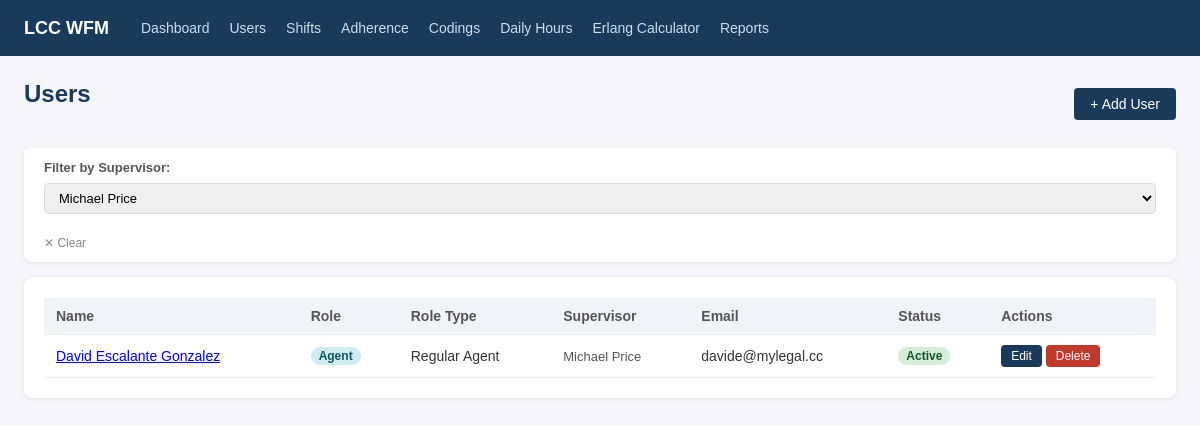
/scheduling/agents/ (signed in), run on the app's committed database.
### scheduling/models.py (models this page shows)
class Agent(models.Model):
    ROLE_CHOICES = [
        ('agent', 'Agent'),
        ('admin', 'Admin'),
    ]
    ROLE_TYPE_CHOICES = [
        ('training', 'Training'),
        ('incubation', 'Incubation'),
        ('regular_agent', 'Regular Agent'),
        ('kill_team', 'Kill Team'),
        ('night_shift', 'Night Shift'),
        ('supervisor', 'Supervisor'),
        ('qa', 'QA'),
        ('cs', 'CS'),
        ('testing', 'Testing'),
        ('sms_email', 'SMS/Email'),
        ('admin_training', 'Training'),
        ('coordinator', 'Coordinator'),
    ]
    STATUS_CHOICES = [
        ('active', 'Active'),
        ('inactive', 'Inactive'),
    ]
    user = models.OneToOneField(User, on_delete=models.CASCADE)
    role = models.CharField(max_length=20, choices=ROLE_CHOICES, default='agent')
    role_type = models.CharField(max_length=20, choices=ROLE_TYPE_CHOICES, blank=True)
    status = models.CharField(max_length=10, choices=STATUS_CHOICES, default='active')
    agent_name = models.CharField(max_length=100, blank=True, help_text="Display/call center name")
    employee_id = models.CharField(max_length=50, blank=True, unique=True, null=True)
    start_date = models.DateField(null=True, blank=True)
    termination_date = models.DateField(null=True, blank=True)
    COUNTRY_CODE_CHOICES = [
        ('+1', '+1 (US/Canada)'),
        ('+52', '+52 (Mexico)'),
    ]
    phone_country_code = models.CharField(max_length=5, choices=COUNTRY_CODE_CHOICES, default='+1', blank=True)
    phone_number = models.CharField(max_length=20, blank=True)
    five9_username = models.CharField(max_length=150, blank=True)
    five9_password = models.CharField(max_length=150, blank=True)
    teams_password = models.CharField(max_length=150, blank=True)
    supervisor = models.ForeignKey(
        'self', null=True, blank=True, on_delete=models.SET_NULL, related_name='direct_reports'
    )
    notes = models.TextField(blank=True)
    def __str__(self):
        return self.agent_name or self.user.get_full_name() or self.user.username

### scheduling/views.py (the view)
# urls.py: path('agents/', views.agent_list, name='agent_list'),
@login_required
def agent_list(request):
    supervisors = Agent.objects.filter(
        role_type='supervisor', status='active'
    ).select_related('user').order_by('user__last_name', 'user__first_name')
    if 'supervisor' in request.GET:
        supervisor_id = request.GET.get('supervisor', '')
        request.session['supervisor_filter'] = supervisor_id
    else:
        supervisor_id = request.session.get('supervisor_filter', '')
    agents = Agent.objects.select_related('user', 'supervisor__user').order_by(
        'user__last_name', 'user__first_name'
    )
    if supervisor_id:
        try:
            agents = agents.filter(supervisor_id=int(supervisor_id))
        except (ValueError, TypeError):
            pass
    return render(request, 'scheduling/agent_list.html', {
        'agents': agents,
        'supervisors': supervisors,
        'selected_supervisor': str(supervisor_id) if supervisor_id else '',
    })

### templates/scheduling/agent_list.html (shortened to what this page needs)
{% extends 'base.html' %}
{% block content %}
<div style="display:flex;justify-content:space-between;align-items:center;margin-bottom:20px;">
    <h1>Users</h1>
    <a href="{% url 'agent_create' %}" class="btn btn-primary">+ Add User</a>
</div>
<div class="card" style="margin-bottom:16px;padding:12px 20px;">
    <form method="get" style="display:flex;align-items:center;gap:8px;flex-wrap:wrap;">
        <label style="margin:0;font-size:13px;color:#555;white-space:nowrap;">Filter by Supervisor:</label>
        <select name="supervisor" onchange="this.form.submit()"
            style="padding:6px 10px;border:1px solid #ddd;border-radius:4px;font-size:13px;">
            {% for sup in supervisors %}
            <option value="{{ sup.pk }}"
                {% if selected_supervisor == sup.pk|stringformat:"s" %}selected{% endif %}>
                {{ sup }}
            </option>
            {% endfor %}
        </select>
        {% if selected_supervisor %}
        <a href="?supervisor=" style="font-size:12px;color:#888;text-decoration:none;">✕ Clear</a>
        {% endif %}
    </form>
</div>
<div class="card">
    <table>
        <thead>
            <tr>
                <th>Name</th>
                <th>Role</th>
                <th>Role Type</th>
                <th>Supervisor</th>
                <th>Email</th>
                <th>Status</th>
                <th>Actions</th>
            </tr>
        </thead>
        <tbody>
            {% for agent in agents %}
            <tr>
                <td><a href="{% url 'agent_detail' agent.pk %}">{{ agent.user.get_full_name }}</a></td>
                <td><span class="badge badge-blue">{{ agent.get_role_display }}</span></td>
                <td>{{ agent.get_role_type_display|default:"—" }}</td>
                <td style="color:#555;font-size:13px;">{{ agent.supervisor|default:"—" }}</td>
                <td>{{ agent.user.email }}</td>
                <td>{% if agent.status == 'active' %}<span class="badge badge-green">Active</span>{% else %}<span class="badge badge-red">Inactive</span>{% endif %}</td>
                <td>
                    <a href="{% url 'agent_edit' agent.pk %}" class="btn btn-primary" style="padding:4px 10px;font-size:12px;">Edit</a>
                    <a href="{% url 'agent_delete' agent.pk %}" class="btn" style="padding:4px 10px;font-size:12px;background:#c0392b;color:white;">Delete</a>
                </td>
            </tr>
            {% empty %}
            <tr><td colspan="7" style="color:#888;">No users found. <a href="{% url 'agent_create' %}">Add one.</a></td></tr>
            {% endfor %}
        </tbody>
    </table>
</div>
{% endblock %}

### templates/base.html (style rules this page uses)
* { box-sizing: border-box; margin: 0; padding: 0; }
body { font-family: Arial, sans-serif; background: #f4f6f9; color: #333; }
h1 { font-size: 24px; margin-bottom: 20px; color: #1a3a5c; }
.card { background: white; border-radius: 8px; padding: 20px; margin-bottom: 20px; box-shadow: 0 1px 4px rgba(0,0,0,0.1); }
table { width: 100%; border-collapse: collapse; }
th, td { padding: 10px 12px; text-align: left; border-bottom: 1px solid #eee; font-size: 14px; }
th { background: #f0f4f8; font-weight: 600; color: #555; }
.btn { display: inline-block; padding: 8px 16px; border-radius: 4px; border: none; cursor: pointer; font-size: 14px; text-decoration: none; }
.btn-primary { background: #1a3a5c; color: white; }
.badge { display: inline-block; padding: 2px 8px; border-radius: 12px; font-size: 12px; font-weight: 600; }
.badge-green { background: #d4edda; color: #155724; }
.badge-blue { background: #d1ecf1; color: #0c5460; }
form label { display: block; font-size: 13px; font-weight: 600; margin-bottom: 4px; color: #555; }
form input, form select, form textarea { width: 100%; padding: 8px 10px; border: 1px solid #ddd; border-radius: 4px; font-size: 14px; margin-bottom: 14px; }

### data on the page
Agent: user.get_full_name "David Escalante Gonzalez", role "Agent", role_type "Regular Agent", supervisor "Michael Price", user.email "davide@mylegal.cc", status "Active"

### other printed values
form field supervisor "Michael Price"
